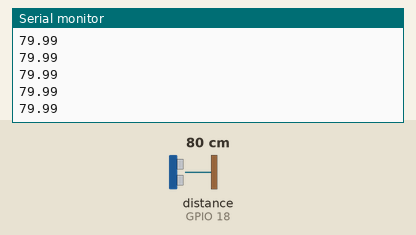
The sketch below on a simulated ESP32. Parts: the last lines printed to the serial monitor. Wiring (inferred from the names in the program): ultrasonic range finder: trigger GPIO 5; echo GPIO 18. The inputs (shaded band) are chosen by the test bench; at power-on: distance to the obstacle (sensor on GPIO 18) 80 cm. The echo pulse lasts 58.3 µs per cm.

Above: at 1.2 s.
1.3 s: distance to the obstacle (sensor on GPIO 18) set to 2 cm
At 1.59 s:
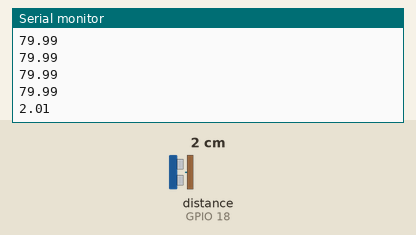
2.8 s: distance to the obstacle (sensor on GPIO 18) set to 4 cm
At 2.8 s:
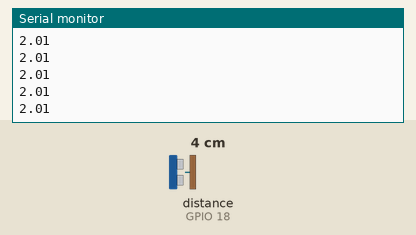
Timing chart, 0 to 5.8 s (numbered marks = the images above; inputs shaded):
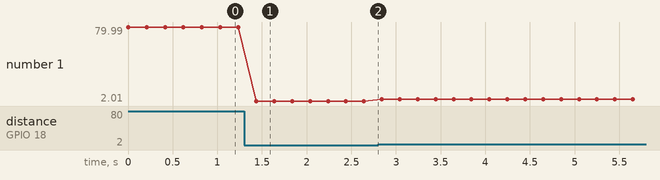

Measured:
- after the input at 1.3 s, the serial monitor: prints a new line after 0.14 s (image 1)
- plotted number 1: 79.99 → 2.01 after the input at 1.3 s, 2.01 → 4.01 after the input at 2.8 s

The sketch:

Ultrasonic_HC_SR04.ino
```cpp
const int TRIG_PIN = 5;
const int ECHO_PIN = 18;

void setup() {
  Serial.begin(115200);
  pinMode(TRIG_PIN, OUTPUT);
  pinMode(ECHO_PIN, INPUT);
}

void loop() {
  digitalWrite(TRIG_PIN, LOW);
  delayMicroseconds(2);

  digitalWrite(TRIG_PIN, HIGH);
  delayMicroseconds(10);
  digitalWrite(TRIG_PIN, LOW);

  long duration = pulseIn(ECHO_PIN, HIGH, 30000);
  float distanceCm = duration * 0.0343 / 2;

  Serial.println(distanceCm);

  delay(200);
}
```
